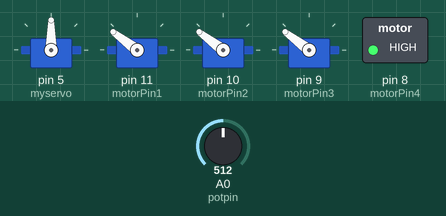
Simulated run of this sketch. Board: Arduino Uno, built with avr-gcc and run on an emulated ATmega328P. Shown: 4 × servo, switched loads named in the sketch (green lamp = pin HIGH). Wiring (inferred from the names in the program): 3 × servo: signal pin 9 / signal pin 10 / signal pin 11. The inputs (shaded band) are chosen by the test bench; at power-on: A0 (potpin) = 512. Servo pulses on a pin are drawn as a servo (544–2400 µs = 0–180°); pins used as bus, display or sensor lines are not drawn.

Above: at 1.2 s.
1.3 s: A0 (potpin) set to 716
At 2.5 s:
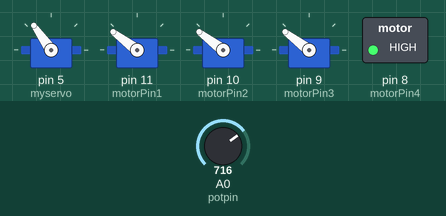
2.8 s: A0 (potpin) set to 900
At 3.3 s:
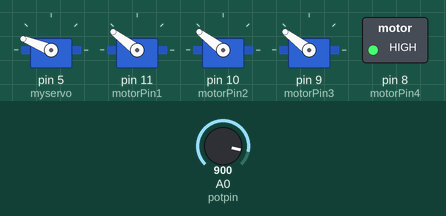
4.3 s: A0 (potpin) set to 1023
At 5.4 s:
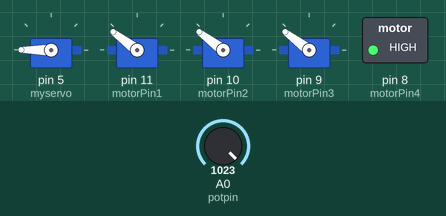
7.3 s: A0 (potpin) set to 306
At 7.6 s:
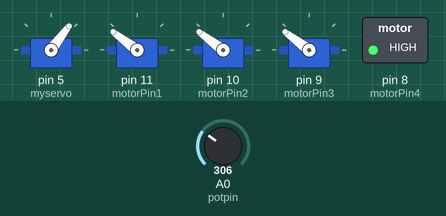
8.8 s: A0 (potpin) set to 122
At 9.7 s:
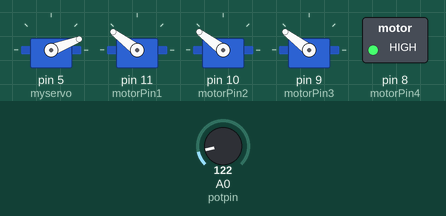
Timing chart, 0 to 12.8 s (numbered marks = the images above; inputs shaded):
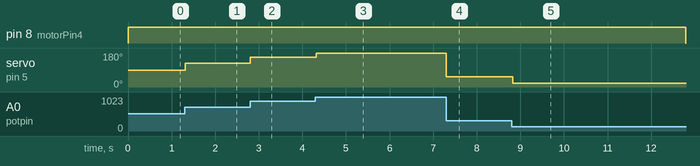

Measured:
- after the input at 1.3 s, pin 8 (motorPin4): stays HIGH (without the input it goes to LOW after 1.5 s); servo on pin 5 (myservo): 90° → 125° at once
- after the input at 2.8 s, servo on pin 5 (myservo): 125° → 158° at once
- after the input at 4.3 s, pin 8 (motorPin4): stays HIGH (without the input it goes to LOW after 3.0 s); servo on pin 5 (myservo): 158° → 180° at once
- after the input at 7.3 s, servo on pin 5 (myservo): 180° → 53° at once
- after the input at 8.8 s, servo on pin 5 (myservo): 53° → 21° at once

The sketch:

step_motor.ino
```cpp
const int motorPin1 = 11;
const int motorPin2 = 10;
const int motorPin3 = 9;
const int motorPin4 = 8;
#include <Servo.h>

Servo myservo;  // create servo object to control a servo

int potpin = A0;  // analog pin used to connect the potentiometer
int val;


int bekleme = 2;

void adim1() {
digitalWrite(motorPin1, HIGH);
digitalWrite(motorPin2, LOW);
digitalWrite(motorPin3, LOW);
digitalWrite(motorPin4, LOW);
delay(bekleme);
}

void adim2() {
digitalWrite(motorPin1, LOW);
digitalWrite(motorPin2, HIGH);
digitalWrite(motorPin3, LOW);
digitalWrite(motorPin4, LOW);
delay(bekleme);
}

void adim3() {
digitalWrite(motorPin1, LOW);
digitalWrite(motorPin2, LOW);
digitalWrite(motorPin3, HIGH);
digitalWrite(motorPin4, LOW);
delay(bekleme);
}

void adim4() {
digitalWrite(motorPin1, LOW);
digitalWrite(motorPin2, LOW);
digitalWrite(motorPin3, LOW);
digitalWrite(motorPin4, HIGH);
delay(bekleme);
}

void setup() {
  myservo.attach(5);
pinMode(motorPin1, OUTPUT);
pinMode(motorPin2, OUTPUT);
pinMode(motorPin3, OUTPUT);
pinMode(motorPin4, OUTPUT);

}

void loop() {

adim1();
adim2();
adim3();
adim4();

val = analogRead(potpin);            // reads the value of the potentiometer (value between 0 and 1023)
  val = map(val, 0, 1023, 0, 180);     // scale it to use it with the servo (value between 0 and 180)
  myservo.write(val);                  // sets the servo position according to the scaled value
  delay(15);

}
```
